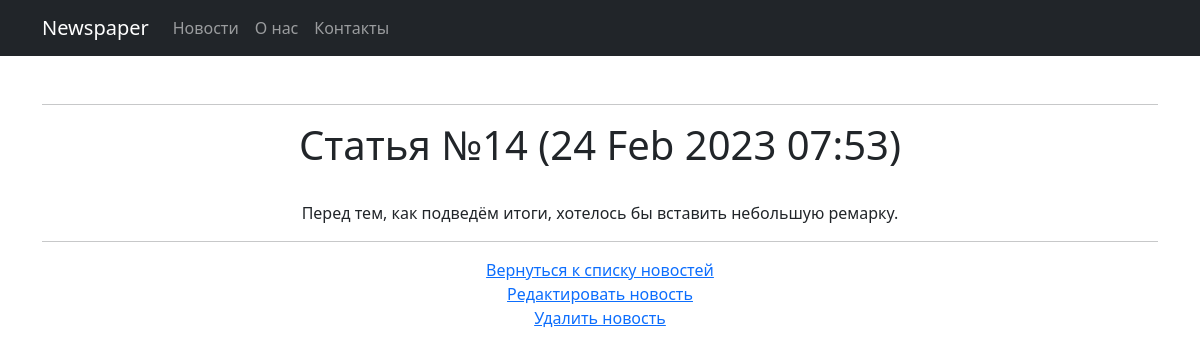
/news/15, run on the app's committed database.
### news/models.py (models this page shows, shortened)
class Post(models.Model):
    author = models.ForeignKey(Author, on_delete=models.CASCADE)
    NEWS = 'NW'
    ARTICLE = 'AR'
    CATEGORY_CHOICES = (
        (NEWS, 'Новость'),
        (ARTICLE, 'Статья')
    )
    categoryType = models.CharField(max_length=2, choices=CATEGORY_CHOICES, default=ARTICLE)
    dateCreation = models.DateTimeField(auto_now_add=True)
    postCategory = models.ManyToManyField(Category, through='PostCategory')
    title = models.CharField(max_length=128)
    text = models.TextField()
    rating = models.SmallIntegerField(default=0)

### news/views.py (the view)
# urls.py: path('<int:pk>', NewsDetail.as_view(), name='post'),
class NewsDetail(DetailView):
    model = Post
    template_name = "post.html"
    context_object_name = "post"

### news/templatetags/custom_filters.py (called while the page is built)
@register.filter(name='censor')
def censor(value, arg):
    for word in censor_words:
        value = str(value).replace(word, "***")
    return str(value)

### templates/post.html
{% extends 'flatpages/default.html' %}
{% load custom_filters %}
{% block content %}
<h1>{{ post.title | censor:post.title }} ({{ post.dateCreation | date:'d M Y H:i' }})</h1>
<br>
<span>{{ post.text | censor:post.text }}</span>
<hr>
<a href="{% url 'post_list' %}">Вернуться к списку новостей</a><br>
<a href="{% url 'news_edit' post.id %}">Редактировать новость</a><br>
<a href="{% url 'news_delete' post.id %}">Удалить новость</a>
{% endblock content %}

### data on the page
Post: title|censor "Статья №14", dateCreation "24 Feb 2023 07:53", text|censor "Перед тем, как подведём итоги, хотелось бы вставить небольшую ремарку."
